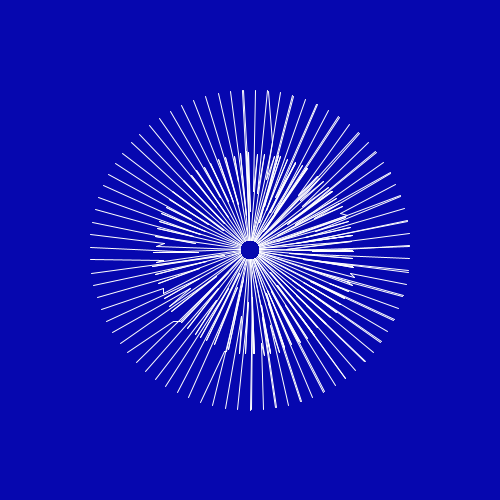
Frame 1 (no input)
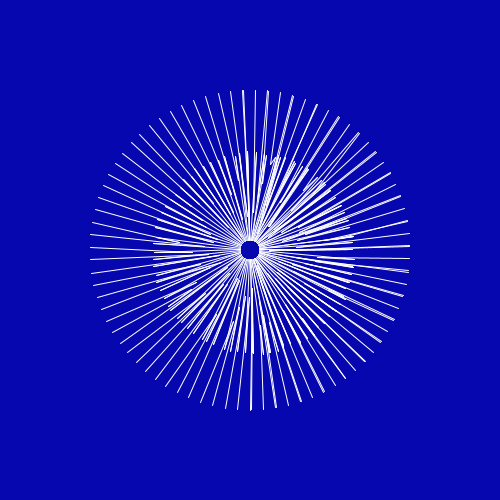
Frame 60 (the mouse pressed at the canvas centre just before this capture)
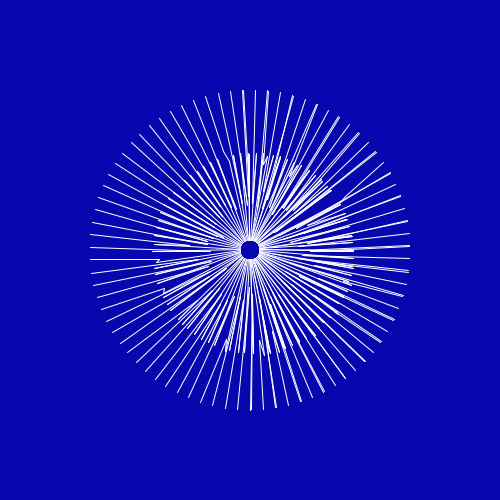
Frame 120 (the mouse held since frame 60 and released just before this capture)

The Processing sketch that drew these frames (run headless with seeded random() and noise(); from frame 60 on, the mouse is pressed at the canvas centre):

// Processing sketch: sketch_24052017
// ── sketch_24052017.pde
ArrayList<Sun>sun;
void setup(){
  size(500,500);
  smooth();
  sun = new ArrayList<Sun>();
  for(int i = 0; i<100; i++){
    float v = i/TWO_PI;
    float x = sin(v)*10;
    float y = cos(v)*10;
    sun.add(new Sun(x,y));
  }
  stroke(255);
}

void draw(){
  translate(width/2, height/2);
  background(6,7,175);
  for(Sun s : sun){
    s.display();
  }
}
// ── Sun.pde
class Sun{
  float x;
  float y;
  float t = random(0,10),t2 = random(0,10);
  Sun(float _x, float _y){
    x = _x;
    y = _y;
  }
  
  void display(){
    t+=0.5;
    t2+=0.1;
    float n = noise(t);
    float n2 = noise(t2);
    beginShape(LINES);
      vertex(x,y);
      vertex((x+n2)*10, (y+n2)*10);
      vertex((x+n2)*10, (y+n2)*10);
      vertex((x+n)*(15*n2), (y+n)*(15*n2));
      vertex((x+n)*(15*n2), (y+n)*(15*n2));
      vertex(x*16, y*16);
    endShape();
  }
}
